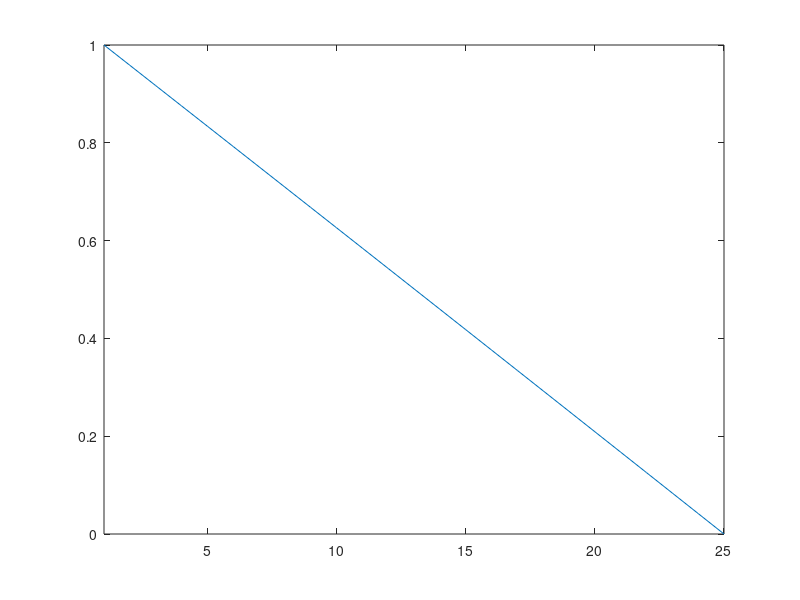

Source code (MATLAB):
% % let's assume Cm = sin(x)
% % dy/dt = (sin(t)-2)(-1/T)
% 
% 
% f = @(t) 20 + (t^2 - 15*sin(t/1000))*exp(-t/8);
% 
% t = 1:50;
% points = 20 + (t.^pi - 5).*exp(-t/8);
% 
% plot(points)


c0 = 50;
h = 25;

dz = 1;
Kappa = 1E-3; % idk ? (m^2/s)
t = (h^2)/Kappa; % (100*10) since dt is 100, 10 steps is nice
dt = .5*(dz^2)/Kappa-20;

% boundary conditions?
matrix = ones(h,t);
matrix = ones(h, t);
matrix(:,1) = c0;
matrix(h,:) = 0;
matrix(1,:) = 1;   

actual_time = 1;

indicies = t/dt;

for time = 1:dt:t-1
    actual_depth = 1;
    for depth = 2:dz:h-1 
        actual_depth = actual_depth + 1;
    	matrix(actual_depth,actual_time+1) = matrix(actual_depth,actual_time)...
        + Kappa * (dt/dz^2)*(matrix(actual_depth+1,actual_time) - 2*matrix(actual_depth,actual_time) + matrix(actual_depth-1,actual_time));
    end
	actual_time = actual_time+1;
end



selected = matrix(:,1:indicies);
axis tight
set(gca,'nextplot','replacechildren');
%vidObj = VideoWriter('peaks.avi');
%open(vidObj);
    
for i = 1:indicies
    plot(selected(:,i));
    F(i) = getframe(gcf);
    %writeVideo(vidObj,F(i));
end

disp('aaaaaa');

%close(vidObj);

figure
movie(F,2)
close all;


 
% for x = 1:48  
%     hold on
%     scatter(x,matrix(x+1,x))
% 	x1 = [0,x,x+1,0];
% 	y1 = [matrix(x+1,x),matrix(x+1,x),matrix(x+2,x+1),matrix(x+2,x+1)];
% 	patch(x1,y1,256*pi/matrix(x+1,x),'edgecolor', 'none');
% end



% matrix = ones(h, t);
% matrix(:,1) = c0;
% matrix(h,:) = 0;
% matrix(1,:) = 1;    ix = [ii ii+1 N-ii N-ii+1];
% 
% 
% for frame = 1:dt:t
%     for height = 1:h
%         matrix(frame, height+1) = matrix(frame,height) + Kappa * dt/dz^2 * ( matrix(frame+1,height) - 2*matrix(frame,height) + matrix(frame - 1,height)); 
%     end
% end

% c(i,j+1) = c(i,j) + K * dt/dz^2 * ( c(i+1,j) - 2*c(i,j) + c(i-1,j) )
% k =  1E-3
% dz = 1
% h = 50
% dt = 50





